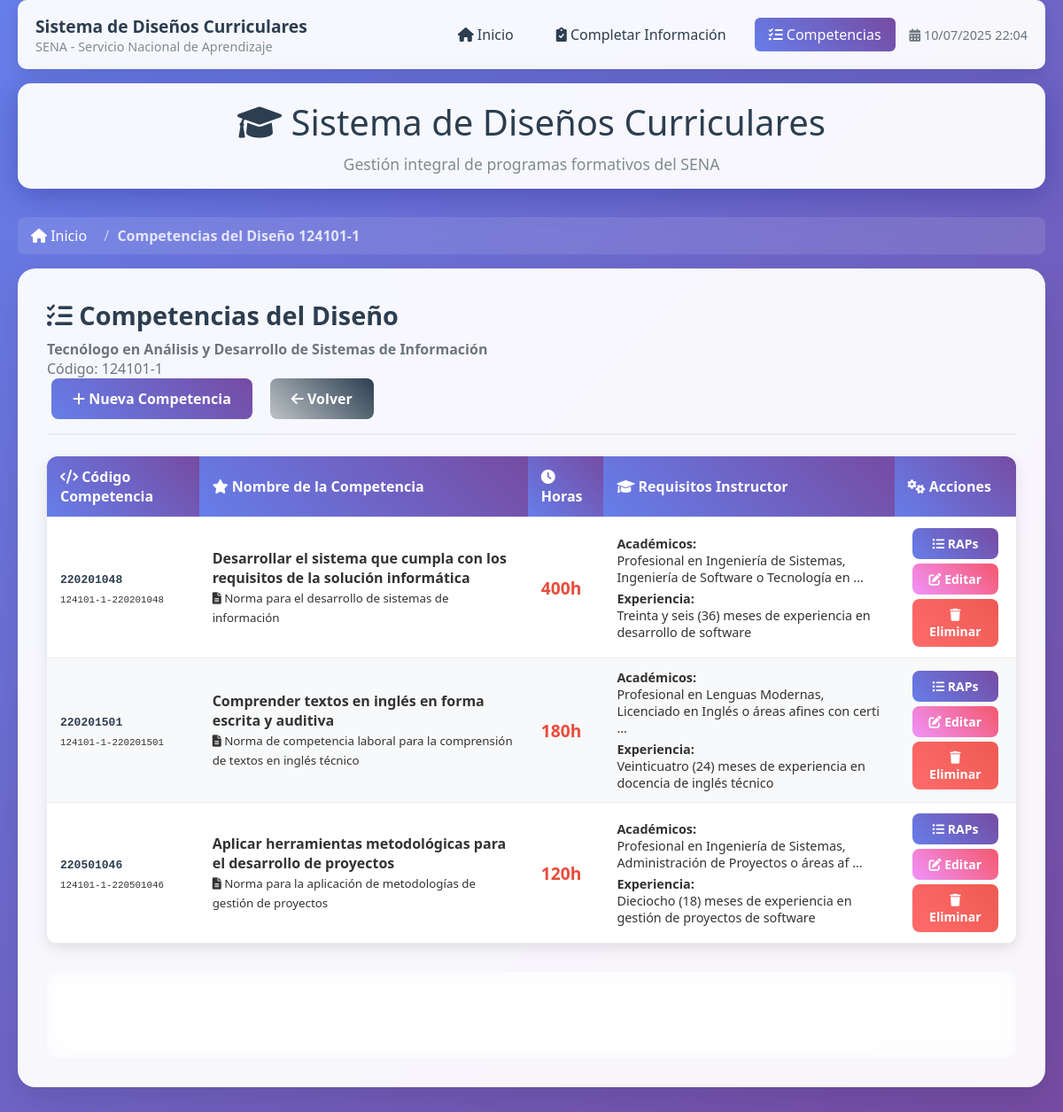
Page /?accion=ver_competencias&codigo=124101-1 on the committed database.
### tables this page shows
CREATE TABLE `competencias` (
   
  `codigoDiseñoCompetenciaReporte` varchar(255) NOT NULL,
  `codigoCompetenciaReporte` varchar(255) NOT NULL,
  `codigoCompetenciaPDF` varchar(255) DEFAULT NULL,
  `nombreCompetencia` varchar(255) NOT NULL,
   
  `normaUnidadCompetencia` text DEFAULT NULL,
   
  `horasDesarrolloCompetencia` decimal(10,2) DEFAULT NULL,
   
  `requisitosAcademicosInstructor` text DEFAULT NULL,
  `experienciaLaboralInstructor` text DEFAULT NULL
);

### sql/conexion.php (called while the page is built, shortened)
<?php
class Conexion {
    private $host = 'localhost';
    private $dbname = 'disenos_curriculares';
    private $user = 'root';
    private $password = '';
    private $port = 3306;
    private $charset = 'utf8mb4';
    private $conexion;
    public function __construct() {
        try {
            $dsn = "mysql:host=$this->host;port=$this->port;dbname=$this->dbname;charset=$this->charset";
            $this->conexion = new PDO($dsn, $this->user, $this->password);
            $this->conexion->setAttribute(PDO::ATTR_ERRMODE, PDO::ERRMODE_EXCEPTION);
            $this->conexion->exec("SET NAMES 'utf8mb4' COLLATE 'utf8mb4_unicode_ci'");
        } catch (PDOException $e) {
            error_log('Error de conexión a la base de datos: ' . $e->getMessage());
            throw new Exception('Error de conexión a la base de datos');
        }
    }
    public function obtenerConexion() {
        return $this->conexion;
    }
}
?>

### math/forms/metodosDisenos.php (called while the page is built, shortened)
<?php
require_once __DIR__ . '/../../sql/conexion.php';
class MetodosDisenos extends Conexion {
    private $conexion;
    public function __construct() {
        $this->conexion = new Conexion();
        $this->conexion = $this->conexion->obtenerConexion();
    }
    public function obtenerDiseñoPorCodigo($codigoDiseño) {
        try {
            $stmt = $this->conexion->prepare("SELECT * FROM diseños WHERE codigoDiseño = ?");
            $stmt->execute([$codigoDiseño]);
            return $stmt->fetch(PDO::FETCH_ASSOC);
        } catch (PDOException $e) {
            throw new Exception("Error al obtener diseño: " . $e->getMessage());
        }
    }
    public function obtenerCompetenciasPorDiseño($codigoDiseño) {
        try {
            $stmt = $this->conexion->prepare("SELECT * FROM competencias WHERE codigoDiseñoCompetenciaReporte LIKE ? ORDER BY codigoDiseñoCompetenciaReporte");
            $stmt->execute([$codigoDiseño . '-%']);
            return $stmt->fetchAll(PDO::FETCH_ASSOC);
        } catch (PDOException $e) {
            throw new Exception("Error al obtener competencias: " . $e->getMessage());
        }
    }
}
?>

### app/forms/vistas/listar_competencias.php (the view, shortened to what this page needs)
<div class="card-header">
    <div class="flex-between">
        <div>
            <h2 class="card-title"><i class="fas fa-tasks"></i> Competencias del Diseño</h2>
            <p class="card-subtitle">
                <strong><?php echo htmlspecialchars($diseño_actual['nombrePrograma'] ?? 'Diseño no encontrado'); ?></strong>
                <br>Código: <?php echo htmlspecialchars($_GET['codigo'] ?? ''); ?>
            </p>
        </div>
        <div style="display: flex; gap: 10px;">
            <a href="?accion=crear&tipo=competencias&codigoDiseño=<?php echo urlencode($_GET['codigo'] ?? ''); ?>" class="btn btn-primary">
                <i class="fas fa-plus"></i> Nueva Competencia
            </a>
            <a href="?accion=listar" class="btn btn-secondary">
                <i class="fas fa-arrow-left"></i> Volver
            </a>
        </div>
    </div>
</div>
<?php if (!$diseño_actual): ?>
    <div class="alert alert-danger">
        <i class="fas fa-exclamation-triangle"></i>
        No se encontró el diseño curricular especificado.
    </div>
<?php else: ?>
    <div class="table-container">
        <table class="table">
            <thead>
                <tr>
                    <th><i class="fas fa-code"></i> Código Competencia</th>
                    <th><i class="fas fa-star"></i> Nombre de la Competencia</th>
                    <th><i class="fas fa-clock"></i> Horas</th>
                    <th><i class="fas fa-graduation-cap"></i> Requisitos Instructor</th>
                    <th><i class="fas fa-cogs"></i> Acciones</th>
                </tr>
            </thead>
            <tbody>
                <?php foreach ($competencias as $competencia): ?>
                    <tr>
                        <td>
                            <span style="font-family: monospace; font-weight: bold; color: #2c3e50;">
                                <?php echo htmlspecialchars($competencia['codigoCompetenciaReporte']); ?>
                            </span>
                            <br>
                            <small class="text-muted" style="font-family: monospace;">
                                <?php echo htmlspecialchars($competencia['codigoDiseñoCompetenciaReporte']); ?>
                            </small>
                        </td>
                        <td>
                            <strong><?php echo htmlspecialchars($competencia['nombreCompetencia']); ?></strong>
                            <?php if (!empty($competencia['normaUnidadCompetencia'])): ?>
                                <br>
                                <small class="text-muted">
                                    <i class="fas fa-file-alt"></i>
                                    <?php echo htmlspecialchars(substr($competencia['normaUnidadCompetencia'], 0, 100)); ?>
                                </small>
                            <?php endif; ?>
                        </td>
                        <td>
                            <span style="font-size: 1.2rem; font-weight: bold; color: #e74c3c;">
                                <?php echo number_format($competencia['horasDesarrolloCompetencia'], 0); ?>h
                            </span>
                        </td>
                        <td>
                            <div style="font-size: 0.9rem;">
                                <?php if (!empty($competencia['requisitosAcademicosInstructor'])): ?>
                                    <div><strong>Académicos:</strong></div>
                                    <div class="text-muted" style="margin-bottom: 5px;">
                                        <?php echo htmlspecialchars(substr($competencia['requisitosAcademicosInstructor'], 0, 80)); ?>
                                        <?php if (strlen($competencia['requisitosAcademicosInstructor']) > 80): ?>...<?php endif; ?>
                                    </div>
                                <?php endif; ?>
                                <?php if (!empty($competencia['experienciaLaboralInstructor'])): ?>
                                    <div><strong>Experiencia:</strong></div>
                                    <div class="text-muted">
                                        <?php echo htmlspecialchars(substr($competencia['experienciaLaboralInstructor'], 0, 80)); ?>
                                    </div>
                                <?php endif; ?>
                            </div>
                        </td>
                        <td>
                            <div style="display: flex; flex-direction: column; gap: 5px;">
                                <a href="?accion=ver_raps&codigo=<?php echo urlencode($competencia['codigoDiseñoCompetenciaReporte']); ?>"
                                   class="btn btn-primary btn-sm" title="Ver RAPs">
                                    <i class="fas fa-list-ul"></i> RAPs
                                </a>
                                <a href="?accion=editar&tipo=competencias&codigo=<?php echo urlencode($competencia['codigoDiseñoCompetenciaReporte']); ?>"
                                   class="btn btn-warning btn-sm" title="Editar">
                                    <i class="fas fa-edit"></i> Editar
                                </a>
                                <a href="?accion=eliminar&tipo=competencias&codigo=<?php echo urlencode($competencia['codigoDiseñoCompetenciaReporte']); ?>"
                                   class="btn btn-danger btn-sm"
                                   onclick="return confirm('¿Estás seguro de eliminar esta competencia? Se eliminarán también todos sus RAPs asociados.')"
                                   title="Eliminar">
                                    <i class="fas fa-trash"></i> Eliminar
                                </a>
                            </div>
                        </td>
                    </tr>
                <?php endforeach; ?>
            </tbody>
        </table>
    </div>
    <div style="margin-top: 2rem; padding: 1rem; background: rgba(255, 255, 255, 0.1); border-radius: 8px; backdrop-filter: blur(10px);">
        <div style="display: grid; grid-template-columns: repeat(auto-fit, minmax(200px, 1fr)); gap: 1rem; color: white;">
            <div class="text-center">
                <h3 style="margin: 0; font-size: 2rem; color: #fff;"><?php echo count($competencias); ?></h3>
                <p style="margin: 0; opacity: 0.8;">Competencias</p>
            </div>
            <div class="text-center">
                <h3 style="margin: 0; font-size: 2rem; color: #fff;">
                </h3>
                <p style="margin: 0; opacity: 0.8;">Horas Competencias</p>
            </div>
            <div class="text-center">
                <h3 style="margin: 0; font-size: 2rem; color: #fff;">
                </h3>
                <p style="margin: 0; opacity: 0.8;">Cobertura del Diseño</p>
            </div>
        </div>
    </div>
<?php endif; ?>

### assets/css/forms/estilosPrincipales.css (style rules this page uses)
* { margin: 0; padding: 0; box-sizing: border-box; }
body { font-family: 'Segoe UI', Tahoma, Geneva, Verdana, sans-serif; background: linear-gradient(135deg, #667eea 0%, #764ba2 100%); min-height: 100vh; color: #333; }
.card-header { border-bottom: 2px solid #e9ecef; padding-bottom: 1rem; margin-bottom: 1.5rem; }
.card-title { font-size: 1.8rem; color: #2c3e50; font-weight: 600; margin-bottom: 0.5rem; }
.card-subtitle { color: #6c757d; font-size: 1rem; }
.btn { padding: 12px 24px; border: none; border-radius: 8px; font-size: 1rem; font-weight: 600; cursor: pointer; transition: all 0.3s ease; text-decoration: none; display: inline-block; text-align: center; margin: 0 5px; }
.btn-primary { background: linear-gradient(45deg, #667eea, #764ba2); color: white; }
.btn-warning { background: linear-gradient(45deg, #f093fb, #f5576c); color: white; }
.btn-danger { background: linear-gradient(45deg, #ff6b6b, #ee5a52); color: white; }
.btn-secondary { background: linear-gradient(45deg, #bdc3c7, #2c3e50); color: white; }
.btn-sm { padding: 8px 16px; font-size: 0.875rem; }
.table-container { overflow-x: auto; background: white; border-radius: 12px; box-shadow: 0 5px 15px rgba(0, 0, 0, 0.1); }
.table { width: 100%; border-collapse: collapse; margin: 0; }
.table th, .table td { padding: 12px 15px; text-align: left; border-bottom: 1px solid #e9ecef; }
.table th { background: linear-gradient(45deg, #667eea, #764ba2); color: white; font-weight: 600; position: sticky; top: 0; z-index: 10; }
.table tbody tr:nth-child(even) { background: #f8f9fa; }

### rows in the picture
diseños: nombrePrograma "Tecnólogo en Análisis y Desarrollo de Sistemas de Información"
competencias: codigoCompetenciaReporte "220201048", codigoDiseñoCompetenciaReporte "124101-1-220201048", nombreCompetencia "Desarrollar el sistema que cumpla con los requisitos de la solución informática", normaUnidadCompetencia "Norma para el desarrollo de sistemas de información", horasDesarrolloCompetencia "400", requisitosAcademicosInstructor "Profesional en Ingeniería de Sistemas, Ingeniería de Software o Tecnología en", experienciaLaboralInstructor "Treinta y seis (36) meses de experiencia en desarrollo de software"
competencias: codigoCompetenciaReporte "220201501", codigoDiseñoCompetenciaReporte "124101-1-220201501", nombreCompetencia "Comprender textos en inglés en forma escrita y auditiva", normaUnidadCompetencia "Norma de competencia laboral para la comprensión de textos en inglés técnico", horasDesarrolloCompetencia "180", requisitosAcademicosInstructor "Profesional en Lenguas Modernas, Licenciado en Inglés o áreas afines con certi", experienciaLaboralInstructor "Veinticuatro (24) meses de experiencia en docencia de inglés técnico"
competencias: codigoCompetenciaReporte "220501046", codigoDiseñoCompetenciaReporte "124101-1-220501046", nombreCompetencia "Aplicar herramientas metodológicas para el desarrollo de proyectos", normaUnidadCompetencia "Norma para la aplicación de metodologías de gestión de proyectos", horasDesarrolloCompetencia "120", requisitosAcademicosInstructor "Profesional en Ingeniería de Sistemas, Administración de Proyectos o áreas af", experienciaLaboralInstructor "Dieciocho (18) meses de experiencia en gestión de proyectos de software"

### other values in the picture
$_GET['codigo'] "124101-1"
